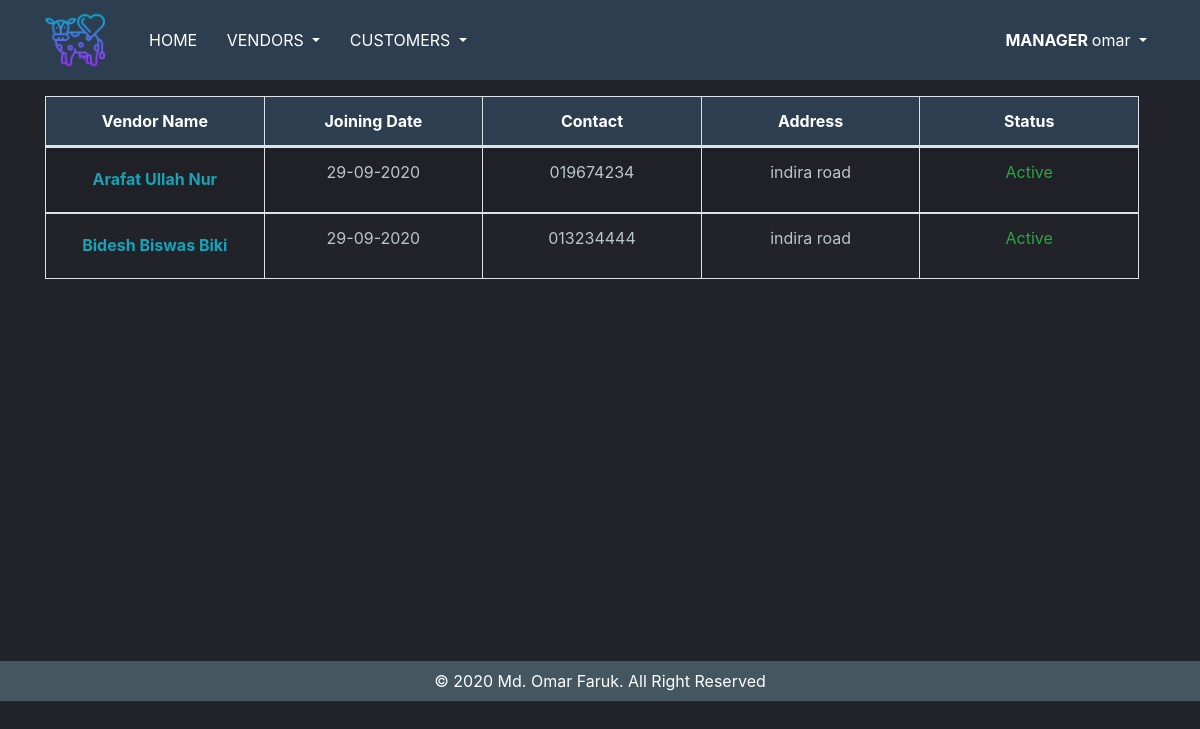
Page /allvendor/ (signed in) on the committed database.
### dairyapp/models.py (models this page shows, shortened)
class Vendor(models.Model):
    managername = models.CharField(max_length=200)
    vendorname = models.CharField(max_length=200,db_index=True,unique=True)
    joiningdate = models.DateField(auto_now_add=True)
    address = models.CharField(max_length=200, db_index=True)
    vendorcontact = models.CharField(max_length=14,db_index=True)
    status = models.BooleanField(default=True)

### dairyapp/views.py (the view)
# urls.py: path('allvendor/', views.allvendor, name='allvendor'),  # All vendors dashboard
@login_required
def allvendor(request):
    manager=''
    if User.is_authenticated:
        manager = request.user.username
        vendor = models.Vendor.objects.filter(managername=manager)
        return render(request, 'vendor/allvendor.html',{'vendor':vendor})

### templates/vendor/allvendor.html
{% extends 'base.html' %}
{% block content %}
 {% if user.is_authenticated and user.profile.user_type == 'Manager' %}
<div class="table-responsive">
<table class="table table-bordered table-striped ">
  <thead id="theadthid">
    <tr>
      <th scope="col">Vendor Name</th>
      <th scope="col">Joining Date</th>
      <th scope="col">Contact</th>
      <th scope="col">Address</th>
      <th scope="col">Status</th>
    </tr>
  </thead>
  <tbody id="tbodydata">
    {% for vendorobj in vendor %}
    <tr>
      <td> <a style="text-decoration:none;" href="{% url 'ledger'  pk=vendorobj.pk %}" class="btn btn-link text-info"><strong>{{ vendorobj.vendorname }}</strong></a></td>
      <td>{{ vendorobj.joiningdate }}</td>
      <td>{{ vendorobj.vendorcontact }}</td>
      <td>{{ vendorobj.address }}</td>
      {% if vendorobj.status == True %}
      <td><p class="text-success">Active</p></td>
      {% else %}
      <td><p class="text-danger">NonActive</p></td>
      {% endif %}
      </tr>
    {% endfor %}
  </tbody>
</table>
</div>
{% endif %}
{% endblock %}

### templates/base.html (shortened to what this page needs)
<!doctype html>
<html lang="en">
  <head>
    {% load static %}
    <link rel="stylesheet" href="https://stackpath.bootstrapcdn.com/bootstrap/4.3.1/css/bootstrap.min.css">
    <link rel="stylesheet" href="https://use.fontawesome.com/releases/v5.7.2/css/all.css">
    <link rel="stylesheet" href="https://use.fontawesome.com/releases/v5.8.1/css/all.css">
    <link rel="stylesheet" href="//code.jquery.com/ui/1.12.1/themes/base/jquery-ui.css">
  </head>
<body>
  <nav class="navbar navbar-expand-md fixed-top">
    <div class="container ">
      <div class="logo-image">
            <a href="{% url 'home' %}"><img src="{% static 'images/cow.png' %}" alt="logo.png" class="img-fluid"></a>
      </div>
    <div class="collapse navbar-collapse" id="navbarSupportedContent">
      <ul class="navbar-nav mr-auto">
        <li class="nav-item">
          <a class="nav-link" href="{% url 'home' %}" style="color: #FFFFFF;">HOME</a>
        </li>
        {% if user.is_authenticated and user.profile.user_type == 'Manager'%}
        <li class="nav-item dropdown">
            <a class="nav-link dropdown-toggle" id="navbarDropdown" role="button" data-toggle="dropdown" aria-haspopup="true" aria-expanded="false">
              VENDORS
            </a>
          </li>
          <li class="nav-item dropdown">
            <a class="nav-link dropdown-toggle" id="navbarDropdown" role="button" data-toggle="dropdown" aria-haspopup="true" aria-expanded="false">
              CUSTOMERS
            </a>
          </li>
          {% endif %}
      </ul>
      {% if user.is_authenticated %}
        <ul class="navbar-nav">
          <li class="nav-item dropdown">
            <a class="nav-link dropdown-toggle"  id="navbarDropdown" role="button" data-toggle="dropdown" aria-haspopup="true" aria-expanded="false">
          {% if user.profile.user_type == 'Manager' %}<strong>MANAGER </strong>{% elif user.profile.user_type == 'Customer'  %}<strong>CUSTOMER </strong> {% endif %}{{ user.username }}
            </a>
          </li>
        </ul>
      {% else %}
        <form class="form-inline my-2 my-lg-0">
          <a href="{% url 'login' %}" class="nav-link" style="color: #FFFFFF;">LOG IN</a>
        </form>
      {% endif %}
    </div>
  </div>
  </nav>
<div class="container">
      {% block content %}
      {% endblock %}
</div>
<footer class="footer sticky-bottom">
  <div class="p-2 mt-5">
    <span>© 2020 Md. Omar Faruk. All Right Reserved</span>
  </div>
</footer>
</body>
</html>

### rows in the picture
Vendor: vendorname "Arafat Ullah Nur", joiningdate "29-09-2020", vendorcontact "019674234", address "indira road", status "Active"
Vendor: vendorname "Bidesh Biswas Biki", joiningdate "29-09-2020", vendorcontact "013234444", address "indira road", status "Active"

### other values in the picture
{{ user.username }} "omar"
